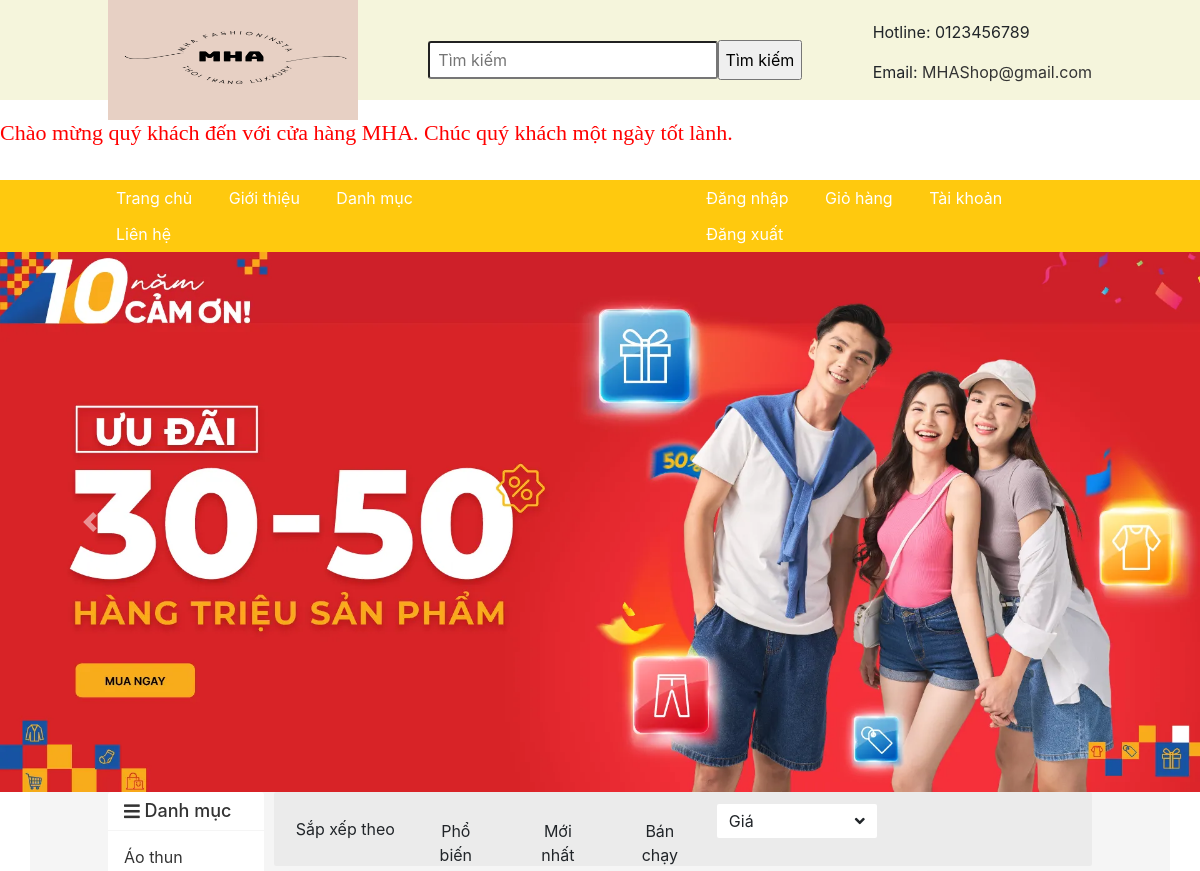
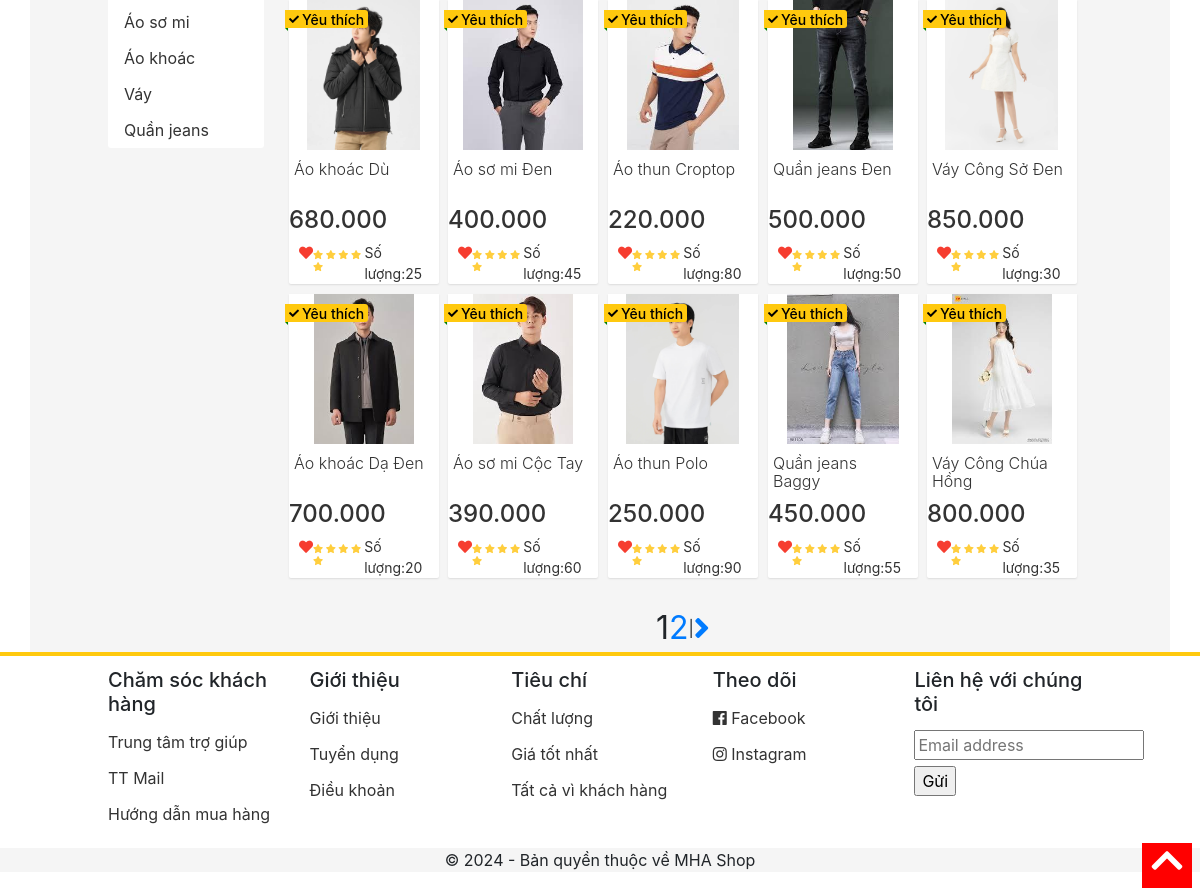
The page / on the database its author committed (2 pictures, top to bottom).
### tables this page shows
CREATE TABLE `danhmuc` (
  `id` int(11) NOT NULL,
  `tendanhmuc` varchar(100) NOT NULL
);

CREATE TABLE `sanpham` (
  `id` int(11) NOT NULL,
  `tensp` varchar(100) NOT NULL,
  `giasp` int(100) NOT NULL,
  `mota` varchar(1000) NOT NULL,
  `hinhanh` varchar(100) NOT NULL,
  `soluong` int(100) NOT NULL,
  `size` varchar(100) NOT NULL,
  `mau` varchar(100) NOT NULL,
  `iddanhmuc` int(100) NOT NULL
);

### index.php (the view, shortened to what this page needs)
<html>
<head>
	<link rel="stylesheet" type="text/css" href="./css/grid.css">
	<link rel="stylesheet" type="text/css" href="./css/responsive.css">
	<link rel="stylesheet" type="text/css" href="./main.css">
	<link rel="stylesheet" href="https://use.fontawesome.com/releases/v5.7.0/css/all.css">
	<link rel="stylesheet" href="https://maxcdn.bootstrapcdn.com/bootstrap/4.5.2/css/bootstrap.min.css">
</head>
<body>
<form action="timkiem.php" method="POST">
	<div class="app">
		<div class="header">
			<div class="grid wide">
				<div class="header-main">
					<div class="logo">
					<a href="./index.php"><img src="./img/LOGO1.png" width="250" height="120"></a>
					</div>
					<div class="search">
						<input type="text" name="s" class="search-bar" placeholder="Tìm kiếm">
						<input class="tim" type="submit" value="Tìm kiếm">
					</div>
					<div class="contact">
						<p>Hotline: 0123456789</p>
						<p>Email: <a href="mailto:MHAShop@gmail.com" style="color: #333;">MHAShop@gmail.com</a></p>
					</div>
				</div>
			</div>
		</div>
		</form>
<div><marquee behavior="alternate" class="chaychu" >Chào mừng quý khách đến với cửa hàng MHA. Chúc quý khách một ngày tốt lành.</marquee></div><br>
		<div class="navigation-bar">
			<ul class="navbar-list">
				<li class="navbar-item"><a href="index.php" class="navbar-link">Trang chủ</a></li>
				<li class="navbar-item"><a href="./pages/gioithieu.php" class="navbar-link">Giới thiệu</a></li>
				<li class="navbar-item navbar-item-category">
					<a href="" class="navbar-link">Danh mục</a>
				</li>
				<li class="navbar-item"><a href="./pages/lienhe.php" class="navbar-link">Liên hệ</a></li>
			</ul>
			<ul class="navbar-list">
				<li class="navbar-item"><a href="./pages/dangnhap.php" class="navbar-link">Đăng nhập</a></li>
				<li class="navbar-item"><a href="./pages/giohang.php" class="navbar-link">Giỏ hàng</a></li>
				<li class="navbar-item"><a href="./taikhoan.php" class="navbar-link">Tài khoản</a></li>
				<li class="navbar-item"><a href="./pages/dangxuat.php" class="navbar-link">Đăng xuất</a></li>
			</ul>
		</div>
		<div class="slideshow">
			<div id="carouselExampleIndicators" class="carousel slide" data-ride="carousel">
  				<div class="carousel-inner">
    				<div class="carousel-item active">
    					 <img class="d-block w-100 " src="./img/banner/1.png"alt="First slide" width="auto" height="auto">
  				<a class="carousel-control-prev" href="" role="button" data-slide="prev">
   					<span class="carousel-control-prev-icon" aria-hidden="true"></span>
  				</a>
			</div>
		</div>
		<div class="container">
			<div class="grid wide">
				<div class="row sm-gutter grid-content">
					<div class="column l-2 me-0 s-0">
						<nav class="category">
							<h3 class="category-heading">
								<i class="category-heading-icon fas fa-bars"></i>
								Danh mục
							</h3>
							<ul class="category-list">
								<li class="category-item category-item--active">
									<?php
										$conn = mysqli_connect("localhost", "root", "", "dacs2");
										$sql = "SELECT * From danhmuc";
										$ketqua = mysqli_query($conn,$sql);
										while($row=mysqli_fetch_array($ketqua)){
											echo '<a href="danhmuc.php?iddanhmuc= '.$row['id'].'" class="category-item__link">'.$row['tendanhmuc'].'</a>';
										}
									?>
								</li>
							</ul>
						</nav>
					</div>
					<div class="column l-10 me-12 s-12">
						<div class="home-filter">
							<span class="label" style="margin-right: 16px;">Sắp xếp theo</span>
							<button class="home-filter-btn btn">Phổ biến</button>
							<button class="home-filter-btn btn btn--active">Mới nhất</button>
							<button class="home-filter-btn btn">Bán chạy</button>
							<form action="timkiem.php" method="POST">
								<div class="select-price">
									<span class="select-label">Giá</span>
									<i class="fas fa-angle-down"></i>
								</div>
							</form>
						</div>
						<?php
        $conn = mysqli_connect('localhost', 'root', '', 'dacs2');
        $result = mysqli_query($conn, 'select count(id) as total from sanpham');
        $row = mysqli_fetch_assoc($result);
        $total_records = $row['total'];
        $current_page = isset($_GET['page']) ? $_GET['page'] : 1;
        $limit = 10;
        $total_page = ceil($total_records / $limit);
        $start = ($current_page - 1) * $limit;
        $result = mysqli_query($conn, "SELECT * FROM sanpham ORDER BY id DESC  LIMIT $start, $limit");
        ?>
						<div class="home-product">
						<div class="row sm-gutter">
						<?php
							while($row=mysqli_fetch_assoc($result)){
								if ($row['soluong'] >0  ){
							echo '<div class="column l-2-4 me-4 s-6" >
							<a class="home-product-item" href="./pages/sanpham.php?id= '.$row['id'].'">
								<div class="home-product-item__img" style="background-image:url('.$row['hinhanh'] .')">
								</div>
								<h4 class="home-product-item__name">'.$row['tensp'].'</h4>
								<h4 class="home-product-item__gia">'.number_format($row['giasp'],3).'</h4>
								<div class="home-product-item__action">
									<span class="home-product-item__like home-product-item__liked">
										<i class="home-product-item__like-none far fa-heart"></i>
										<i class="home-product-item__like-fill fas fa-heart"></i>
									</span>
									<div class="home-product-item__rating">
										<i class="home-product-item__star-gold fas fa-star"></i>
										<i class="home-product-item__star-gold fas fa-star"></i>
										<i class="home-product-item__star-gold fas fa-star"></i>
										<i class="home-product-item__star-gold fas fa-star"></i>
										<i class="home-product-item__star-gold fas fa-star"></i>
									</div>
									<span class="home-product-item__sold">Số lượng:'.$row['soluong'].'</span>
								</div>
								<div class="home-product-item__favorite">
									<i class="home-product-item__favorite-icon fas fa-check"></i>
									<span>Yêu thích</span>
								</div>
							</a>
						</div>';}
						}
						?>
								</div>
								</div>
		<div class="pagination">
           <?php
            for ($i = 1; $i <= $total_page; $i++){
                if ($i == $current_page){
                    echo '<span><font size="6px">'.$i.'</font></span>   ';
                }
                else{
                    echo '<a href="./index.php?page=  '.$i.'  "><font size="6px">'.$i.'</font></a> | ';
                }
            }
            if ($current_page < $total_page && $total_page > 1){
                echo '<a href="./index.php?page='.($current_page+1).'">  <font size="6px">
					<i class="page-control-icon fas fa-angle-right"></i></font></a>';
            }
           ?>
        </div>
		</div>
						</div>
					</div>
				</div>
			</div>
		</div>
		<div class="footer">
			<div class="grid wide">
				<div class="row">
					<div class="column l-2-4 me-4 s-6">
						<h3 class="footer__heading">Chăm sóc khách hàng</h3>
						<ul class="footer-list">
							<li class="footer-item">
								<a href="" class="footer-item-link">Trung tâm trợ giúp</a>
							</li>
							<li class="footer-item">
								<a href="" class="footer-item-link">TT Mail</a>
							</li>
							<li class="footer-item">
								<a href="" class="footer-item-link">Hướng dẫn mua hàng</a>
							</li>
						</ul>
					</div>
					<div class="column l-2-4 me-4 s-6">
						<h3 class="footer__heading">Giới thiệu</h3>
						<ul class="footer-list">
							<li class="footer-item">
								<a href="../Shop/pages/gioithieu.php" class="footer-item-link">Giới thiệu</a>
							</li>
							<li class="footer-item">
								<a href="" class="footer-item-link">Tuyển dụng</a>
							</li>
							<li class="footer-item">
								<a href="" class="footer-item-link">Điều khoản</a>
							</li>
						</ul>
					</div>
					<div class="column l-2-4 me-4 s-6">
						<h3 class="footer__heading">Tiêu chí</h3>
						<ul class="footer-list">
							<li class="footer-item">
								<a  class="footer-item-link">Chất lượng</a>
							</li>
							<li class="footer-item">
								<a  class="footer-item-link">Giá tốt nhất</a>
							</li>
							<li class="footer-item">
								<a  class="footer-item-link">Tất cả vì khách hàng</a>
							</li>
						</ul>
					</div>
					<div class="column l-2-4 me-4 s-6">
						<h3 class="footer__heading">Theo dõi</h3>
						<ul class="footer-list">
							<li class="footer-item">
								<a href="" class="footer-item-link">
									<i class="fab fa-facebook"></i>
									Facebook
								</a>
							</li>
							<li class="footer-item">
								<a href="" class="footer-item-link">
									<i class="fab fa-instagram"></i>
									Instagram
								</a>
							</li>
						</ul>
					</div>
					<div class="column l-2-4 me-4 s-6">
						<h3 class="footer__heading">Liên hệ với chúng tôi</h3>
						<input class="footer__input" type="text" placeholder="Email address">
						<input type="submit" value="Gửi">
					</div>
				</div>
			</div>
			<div class="footer__bottom">
				<div class="grid wide">
					<p>© 2024 - Bản quyền thuộc về MHA Shop</p>
				</div>
			</div>
		</div>
		<div class="scroll-to-top" onclick="scrollToTop();">
			<i class="scroll-to-top-icon fas fa-chevron-up"></i>
		</div>
</body>
</html>

### css/grid.css (style rules this page uses)
.grid { width: 100%; display: block; padding: 0; }
.grid.wide { max-width: 1200px; margin: 0 auto; }
.row { display: flex; flex-wrap: wrap; margin-left: -4px; margin-right: -4px; }
.column { padding-left: 4px; padding-right: 4px; }
.s-0 { display: none; }
.s-6 { flex: 0 0 50%; max-width: 50%; }
.s-12 { flex: 0 0 100%; max-width: 100%; }
@media (min-width: 740px) { .row { margin-left: -8px; margin-right: -8px; } }
@media (min-width: 740px) { .column { padding-left: 8px; padding-right: 8px; } }
@media (min-width: 740px) { .me-0 { display: none; } }
@media (min-width: 740px) { .me-1, .me-2, .me-3, .me-4, .me-5, .me-6, .me-7, .me-8, .me-9, .me-10, .me-11, .me-12 { display: block; } }
@media (min-width: 740px) { .me-4 { flex: 0 0 33.33333%; max-width: 33.33333%; } }
@media (min-width: 740px) { .me-12 { flex: 0 0 100%; max-width: 100%; } }
@media (min-width: 1113px) { .row { margin-left: -12px; margin-right: -12px; } }
@media (min-width: 1113px) { .row.sm-gutter { margin-left: -5px; margin-right: -5px; } }
@media (min-width: 1113px) { .column { padding-left: 12px; padding-right: 12px; } }
@media (min-width: 1113px) { .row.sm-gutter .column { padding-left: 5px; padding-right: 5px; } }
@media (min-width: 1113px) { .l-1, .l-2, .l-2-4, .l-3, .l-4, .l-5, .l-6, .l-7, .l-8, .l-9, .l-10, .l-11, .l-12 { display: block; } }
@media (min-width: 1113px) { .l-2 { flex: 0 0 16.66667% !important; max-width: 16.66667%; } }
@media (min-width: 1113px) { .column.l-2-4 { flex: 0 0 20%; max-width: 20%; } }
@media (min-width: 1113px) { .l-10 { flex: 0 0 83.33333%; max-width: 83.33333%; } }
@media (min-width: 1024px) and (max-width: 1239px) { .wide { width: 984px; } }
@media (min-width: 1024px) and (max-width: 1239px) { .wide .row { margin-left: -12px; margin-right: -12px; } }
@media (min-width: 1024px) and (max-width: 1239px) { .wide .row.sm-gutter { margin-left: -5px; margin-right: -5px; } }
@media (min-width: 1024px) and (max-width: 1239px) { .wide .column { padding-left: 12px; padding-right: 12px; } }
@media (min-width: 1024px) and (max-width: 1239px) { .wide .row.sm-gutter .column { padding-left: 5px; padding-right: 5px; } }
@media (min-width: 1024px) and (max-width: 1239px) { .wide .l-1, .wide .l-2, .wide .l-2-4, .wide .l-3, .wide .l-4, .wide .l-5, .wide .l-6, .wide .l-7, .wide .l-8, .wide .l-9, .wide .l-10, .wide .l-11, .wide .l-12 { display: block; } }
@media (min-width: 1024px) and (max-width: 1239px) { .wide .l-2 { flex: 0 0 16.66667%; max-width: 16.66667%; } }
@media (min-width: 1024px) and (max-width: 1239px) { .wide .l-2-4 { flex: 0 0 20%; max-width: 20%; } }
@media (min-width: 1024px) and (max-width: 1239px) { .wide .l-10 { flex: 0 0 83.33333%; max-width: 83.33333%; } }

### index.php (style rules this page uses)
.tim { height: 40px; }
.chaychu { color: red; font-family: serif; font-size: 22px; height: 40px; }

### rows shown on the page
danhmuc: tendanhmuc "Áo thun"
danhmuc: tendanhmuc "Áo sơ mi"
danhmuc: tendanhmuc "Áo khoác"
danhmuc: tendanhmuc "Váy"
danhmuc: tendanhmuc "Quần jeans"
sanpham: hinhanh (picture), tensp "Áo khoác Dù", giasp "680.000", soluong "25"
sanpham: hinhanh (picture), tensp "Áo sơ mi Đen", giasp "400.000", soluong "45"
sanpham: hinhanh (picture), tensp "Áo thun Croptop", giasp "220.000", soluong "80"
sanpham: hinhanh (picture), tensp "Quần jeans Đen", giasp "500.000", soluong "50"
sanpham: hinhanh (picture), tensp "Váy Công Sở Đen", giasp "850.000", soluong "30"
sanpham: hinhanh (picture), tensp "Áo khoác Dạ Đen", giasp "700.000", soluong "20"
sanpham: hinhanh (picture), tensp "Áo sơ mi Cộc Tay", giasp "390.000", soluong "60"
sanpham: hinhanh (picture), tensp "Áo thun Polo", giasp "250.000", soluong "90"
sanpham: hinhanh (picture), tensp "Quần jeans Baggy", giasp "450.000", soluong "55"
sanpham: hinhanh (picture), tensp "Váy Công Chúa Hồng", giasp "800.000", soluong "35"
